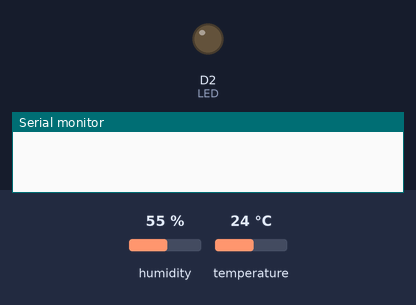
A sketch run on a simulated ESP8266 (NodeMCU). Shown: output pins drawn as LEDs (lit = HIGH), the last lines printed to the serial monitor. The test bench sets the inputs (shaded band); at power-on: humidity 55 %, temperature 24 °C. WiFi joins after 1.5 s; servers stay silent unless stated; no MQTT or app messages arrive unless stated.

Above: at 0.0 s.
At 60.2 s:
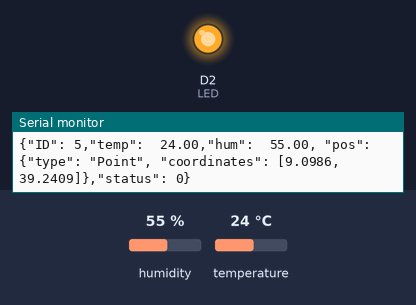
Timing chart, 0 to 126.2 s (numbered marks = the images above):
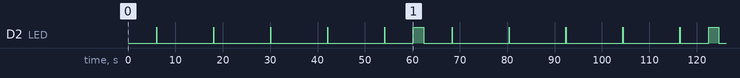

The sketch:

d1-dht11-22-mqtt-improved.ino
```cpp
/***************************************************
  Lettura di un sensore DHT22 e invio dati in mqtt
  Aggiunto:
    Connessione e disconnessione in un tempo dato
    Media temperature e unidità con numero di letture dato nel tempo tra una connessione e un'altra

  installare librerie Adafruit
  Sensors
  DHT
  MQTT


 ****************************************************/

#include "DHT.h"
#include <ESP8266WiFi.h>
#include "Adafruit_MQTT.h"
#include "Adafruit_MQTT_Client.h"
#include "access.h"

/************************* NodeMCU pin mapping *******************************/
#define D0 16
#define D1 5 // I2C Bus SCL (clock) GPIO5
#define D2 4 // I2C Bus SDA (data)
#define D3 0
#define D4 2 // Same as "LED_BUILTIN", but inverted logic
#define D5 14 // SPI Bus SCK (clock)
#define D6 12 // SPI Bus MISO
#define D7 13 // SPI Bus MOSI
#define D8 15 // SPI Bus SS (CS)
#define D9 3 // RX0 (Serial console)
#define D10 1 // TX0 (Serial console)

/**************************** led *******************************************/
#define LED D2

/************************* Settaggi sensore *********************************/
#define DHTPIN D1
// comment/uncomment the right line
#define DHTTYPE DHT11
//#define DHTTYPE DHT22
DHT dht(DHTPIN, DHTTYPE);

/************************* Tempo di attesa  *********************************/
// numero di minuti tra una invio di un messaggio mqtt e un altro
static const int TEMPO_INVIO = 1; // in minuti
// numero di letture nel tempo di invio (se il tempo è 10 e le letture sono 10 legge una volta al minuto)
static const int NUMERO_LETTURE = 5;

/************************* Settaggi id e topic *******************************/
static const char ID[] = "5";

/************ Global State (you don't need to change this!) ******************/
// Create an ESP8266 WiFiClient class to connect to the MQTT server.
WiFiClient client;
// Setup the MQTT client class by passing in the WiFi client and MQTT server and login details.
Adafruit_MQTT_Client mqtt(&client, AIO_SERVER, AIO_SERVERPORT, AIO_USERNAME, AIO_KEY);

/****************************** Feeds ***************************************/
Adafruit_MQTT_Publish esp8266_feed = Adafruit_MQTT_Publish(&mqtt, "sensors-test/casa/5");

/*************************** Sketch Code ************************************/
// variabile che mi serve per calcolare il delay tra una lettura e un'altra
int attesa;

void setup() {
  Serial.begin(9600);
  pinMode(LED, OUTPUT);
  dht.begin();
  delay(10);
  digitalWrite(LED, HIGH);
  Serial.println(F("Lettura sensore temperatura e invio dati con mqtt"));
  digitalWrite(LED, LOW);

  //calcolo attesa
  attesa = (int) (TEMPO_INVIO * 60000 / NUMERO_LETTURE);
  Serial.print(F("Tempo di attesa per ogni lettura in millisecondi "));
  Serial.println(attesa);

}
float h,t,tempH,tempT;
int lettureNonValide;
char feed[100];
char buf_t[10], buf_h[10];
char pos[]= "\"pos\": {\"type\": \"Point\", \"coordinates\": [9.0986, 39.2409]}";


void loop() {

  /*
   *  aspetto Xs per una nuova lettura il ciclo di lettura dovrebbe durare comunque 2 secondi
   *  temporizzazioni che servono per stabilizzare le letture del dht a 3.3v
   *  importante anche una resistenza da 5,6k invece di una da 10k
   */
   h = 0;
   t = 0;
   lettureNonValide = 0;
   for (int nl=0; nl < NUMERO_LETTURE; nl++) {
      //per migliore stabilità delle letture divido la pausa prima e dopo la lettura
      delay(attesa/2);
      digitalWrite(LED, HIGH);
      //leggo il sensore
      tempH = dht.readHumidity();
      tempT = dht.readTemperature();
      //scarto le letture non valide
      if (isnan(tempH) || isnan(tempT)) {
        Serial.print(F("Letture non valide "));
        Serial.println(lettureNonValide);
        lettureNonValide+=1;
      } else {
        h = h + tempH;
        t = t + tempT;
      }
     //scrivo
     Serial.print(F("Lettura DHT n "));
     Serial.print(nl);
     Serial.print(F(" Lettura temp "));
     Serial.print(tempT);
     Serial.print(F(" Accumulo temp "));
     Serial.println(t);
     digitalWrite(LED, LOW);
     //aspetto ...
     delay(attesa/2);
    }

  //calcolo la media delle letture escludendo le non valide
  h = h / (NUMERO_LETTURE - lettureNonValide);
  t = t / (NUMERO_LETTURE - lettureNonValide);


  digitalWrite(LED, HIGH);

  //formo la stringa del feed
  dtostrf(t, 6, 2, buf_t);
  dtostrf(h, 6, 2, buf_h);
  sprintf(feed, "{\"ID\": %s,\"temp\": %s,\"hum\": %s, %s,\"status\": 0}", ID, buf_t, buf_h, pos);
  Serial.println(feed);

  // Pubblico sul broker mqtt
  // Ensure the connection to the MQTT server is alive (this will make the first
  // connection and automatically reconnect when disconnected).  See the MQTT_connect
  // function definition further below.
  WIFI_connect();
  delay(500);
  //MQTT_connect();
  mqtt.connect();

  if (! esp8266_feed.publish(feed)) {
    Serial.println(F("MQTT Failed"));
  } else {
    Serial.println(F("MQTT OK!"));
    Serial.println(feed);
  }
 mqtt.disconnect();
 WiFi.disconnect();
 digitalWrite(LED, LOW);

}

// Function to connect and reconnect to WiFi.
void WIFI_connect() {
  Serial.println();
  Serial.print("Connecting to ");
  Serial.println(WLAN_SSID);

  WiFi.persistent(false);
  //WiFi.mode(WIFI_OFF);   // this is a temporary line, to be removed after SDK update to 1.5.4
  WiFi.mode(WIFI_STA);
  WiFi.begin(WLAN_SSID, WLAN_PASS);


  //WiFi.begin(WLAN_SSID, WLAN_PASS);
  while (WiFi.status() != WL_CONNECTED) {
    delay(500);
    Serial.print(".");
  }
  Serial.println("WiFi connected");
  Serial.println("IP address: ");
  Serial.println(WiFi.localIP());
}


// Function to connect and reconnect as necessary to the MQTT server.
// Should be called in the loop function and it will take care if connecting.
void MQTT_connect() {
  int8_t ret;

  // Stop if already connected.
  if (mqtt.connected()) {
    return;
  }

  Serial.print("Connecting to MQTT... ");

  uint8_t retries = 5;
  while ((ret = mqtt.connect()) != 0) { // connect will return 0 for connected
       Serial.println(mqtt.connectErrorString(ret));
       Serial.println("Retrying MQTT connection in 5 seconds...");
       mqtt.disconnect();
       delay(5000);  // wait 5 seconds
       retries--;
       if (retries == 0) {
         // basically die and wait for WDT to reset me
         while (1);
       }
  }
  Serial.println("MQTT Connected!");
}
```

example-access.h
```cpp
/************************* WiFi Access Point *********************************/

#define WLAN_SSID       "ssid"
#define WLAN_PASS       "pass"

/************************* Mqtt setup ****************************************/

#define AIO_SERVER      "broker mqtt"
#define AIO_SERVERPORT  1883                   // use 8883 for SSL
#define AIO_USERNAME    "user mqtt"
#define AIO_KEY         "pass mqtt"
```
